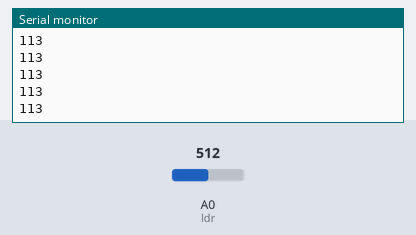
Simulated run of this sketch. Board: Arduino Uno, built with avr-gcc and run on an emulated ATmega328P. On the bench: the last lines printed to the serial monitor. The inputs (shaded band) are chosen by the test bench; at power-on: A0 (ldr) = 512.

Above: at 1.2 s.
1.3 s: A0 (ldr) set to 716
At 2.4 s:
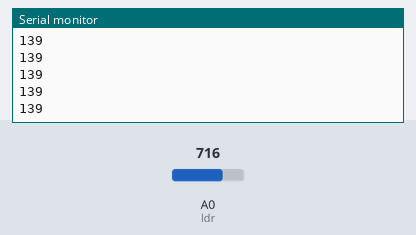
2.8 s: A0 (ldr) set to 900
At 3.6 s:
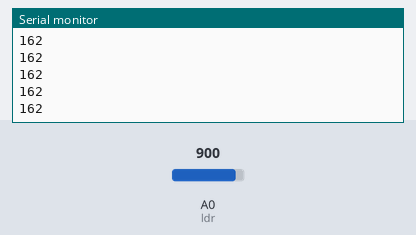
Timing chart, 0 to 5.8 s (numbered marks = the images above; inputs shaded):
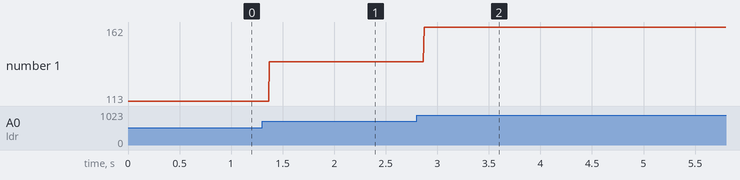

The sketch:

LDR_second.ino
```cpp
int ldr = A0;
int value;
int led1 = 9;
int led2 = 3;
int brightness;
int maximum = 0;  //brightness minimum
int minimum = 100; //brightness max
int average; //brghtness avg

void setup() {
  // put your setup code here, to run once:
  Serial.begin (9600);
  pinMode (ldr , INPUT);
}

void loop() {
  // put your main code here, to run repeatedly:
  value = analogRead(ldr);
  brightness = map (value , 0 ,1023,0 , 255);
  if(brightness < minimum )
  {
    minimum = brightness;
  }
  else if (brightness > maximum)
  {
    maximum = brightness;

  }

  average=(minimum+maximum)/2;

  Serial.println (average);


}
```

Measured:
- after the input at 1.3 s, the serial monitor: prints a new line after 0.07 s (image 1)
- after the input at 2.8 s, the serial monitor: prints a new line after 0.07 s (image 2)
- plotted number 1: 113 → 139 after the input at 1.3 s, 139 → 162 after the input at 2.8 s
